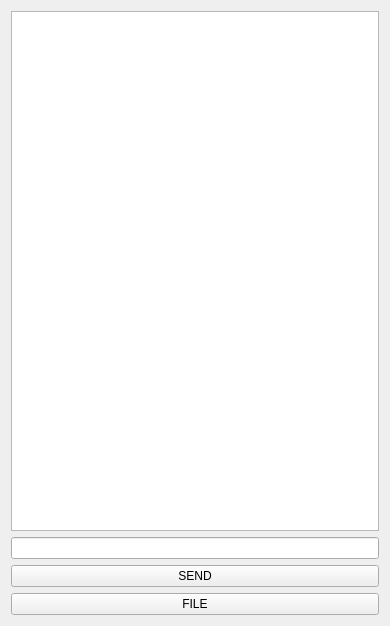
<?xml version="1.0" encoding="UTF-8"?>
<ui version="4.0">
 <class>PvP</class>
 <widget class="QWidget" name="PvP">
  <property name="geometry">
   <rect>
    <x>0</x>
    <y>0</y>
    <width>390</width>
    <height>626</height>
   </rect>
  </property>
  <property name="windowTitle">
   <string>Form</string>
  </property>
  <layout class="QVBoxLayout" name="verticalLayout">
   <item>
    <widget class="QTextBrowser" name="display"/>
   </item>
   <item>
    <widget class="QLineEdit" name="text"/>
   </item>
   <item>
    <widget class="QPushButton" name="send">
     <property name="text">
      <string>SEND</string>
     </property>
    </widget>
   </item>
   <item>
    <widget class="QPushButton" name="sned_file">
     <property name="text">
      <string>FILE</string>
     </property>
    </widget>
   </item>
  </layout>
 </widget>
 <resources/>
 <connections/>
</ui>
